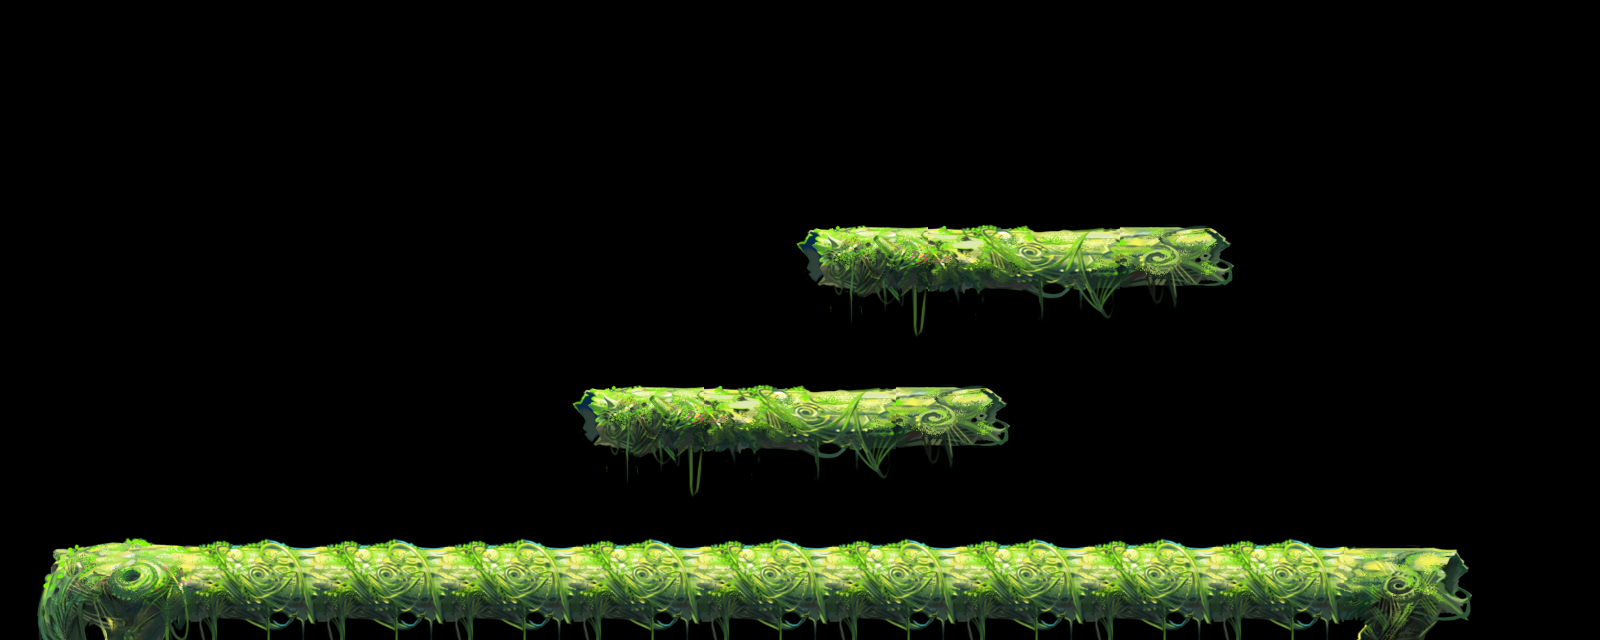

This is a level from a 2D game, rendered from its Tiled map with the project's own tilesets. A one-line summary and the map file follow, with tile-layer data summarised:
An orthogonal 50x20 tile map with 32x32 px tiles, 6 tile layers (1, 2, 3, 4, ...), 6 tilesets and 21 objects.

<map version="1.0" orientation="orthogonal" renderorder="right-down" width="50" height="20" tilewidth="32" tileheight="32">
 <tileset firstgid="1" name="upleft2" tilewidth="32" tileheight="32">
  <image source="upleft2.png" width="160" height="128" />
 </tileset>
 <tileset firstgid="21" name="upmid2" tilewidth="32" tileheight="32">
  <image source="upmid2.png" width="192" height="128" />
 </tileset>
 <tileset firstgid="45" name="upright2" tilewidth="32" tileheight="32">
  <image source="upright2.png" width="128" height="128" />
 </tileset>
 <tileset firstgid="61" name="jingjigu1" tilewidth="32" tileheight="32">
  <image source="jingjigu1.png" width="160" height="128" />
 </tileset>
 <tileset firstgid="81" name="jingjigu2" tilewidth="32" tileheight="32">
  <image source="jingjigu2.png" width="128" height="128" />
 </tileset>
 <tileset firstgid="97" name="jingjigu3" tilewidth="32" tileheight="32">
  <image source="jingjigu3.png" width="128" height="128" />
 </tileset>
 <layer name="1" width="50" height="20">
  <data>[1000 cells, 20 non-empty, 20 distinct tile ids]</data>
 </layer>
 <layer name="2" width="50" height="20">
  <data>[1000 cells, 144 non-empty, 16 distinct tile ids]</data>
 </layer>
 <layer name="3" width="50" height="20">
  <data>[1000 cells, 16 non-empty, 16 distinct tile ids]</data>
 </layer>
 <layer name="4" width="50" height="20">
  <data>[1000 cells, 40 non-empty, 20 distinct tile ids]</data>
 </layer>
 <layer name="5" width="50" height="20">
  <data>[1000 cells, 48 non-empty, 24 distinct tile ids]</data>
 </layer>
 <layer name="6" width="50" height="20">
  <data>[1000 cells, 33 non-empty, 16 distinct tile ids]</data>
 </layer>
 <objectgroup name="block">
  <object x="807" y="242" width="413" height="43" />
  <object x="583" y="400" width="413" height="43" />
  <object x="50" y="560" width="1416" height="70" />
 </objectgroup>
 <objectgroup name="gold">
  <object x="288" y="511" />
  <object x="351" y="511" />
  <object x="415" y="511" />
  <object x="480" y="512" />
  <object x="544" y="511" />
  <object x="608" y="510">
   <properties>
    <property name="type" value="1" />
   </properties>
  </object>
  <object x="672" y="511">
   <properties>
    <property name="type" value="1" />
   </properties>
  </object>
  <object x="736" y="512">
   <properties>
    <property name="type" value="1" />
   </properties>
  </object>
  <object x="801" y="512">
   <properties>
    <property name="type" value="1" />
   </properties>
  </object>
  <object x="703" y="353" />
  <object x="768" y="353" />
  <object x="832" y="353" />
  <object x="1088" y="193" />
  <object x="959" y="194" />
  <object x="1024" y="192" />
  <object x="1279" y="510" />
  <object x="1344" y="510" />
  <object x="1407" y="512" />
 </objectgroup>
</map>
